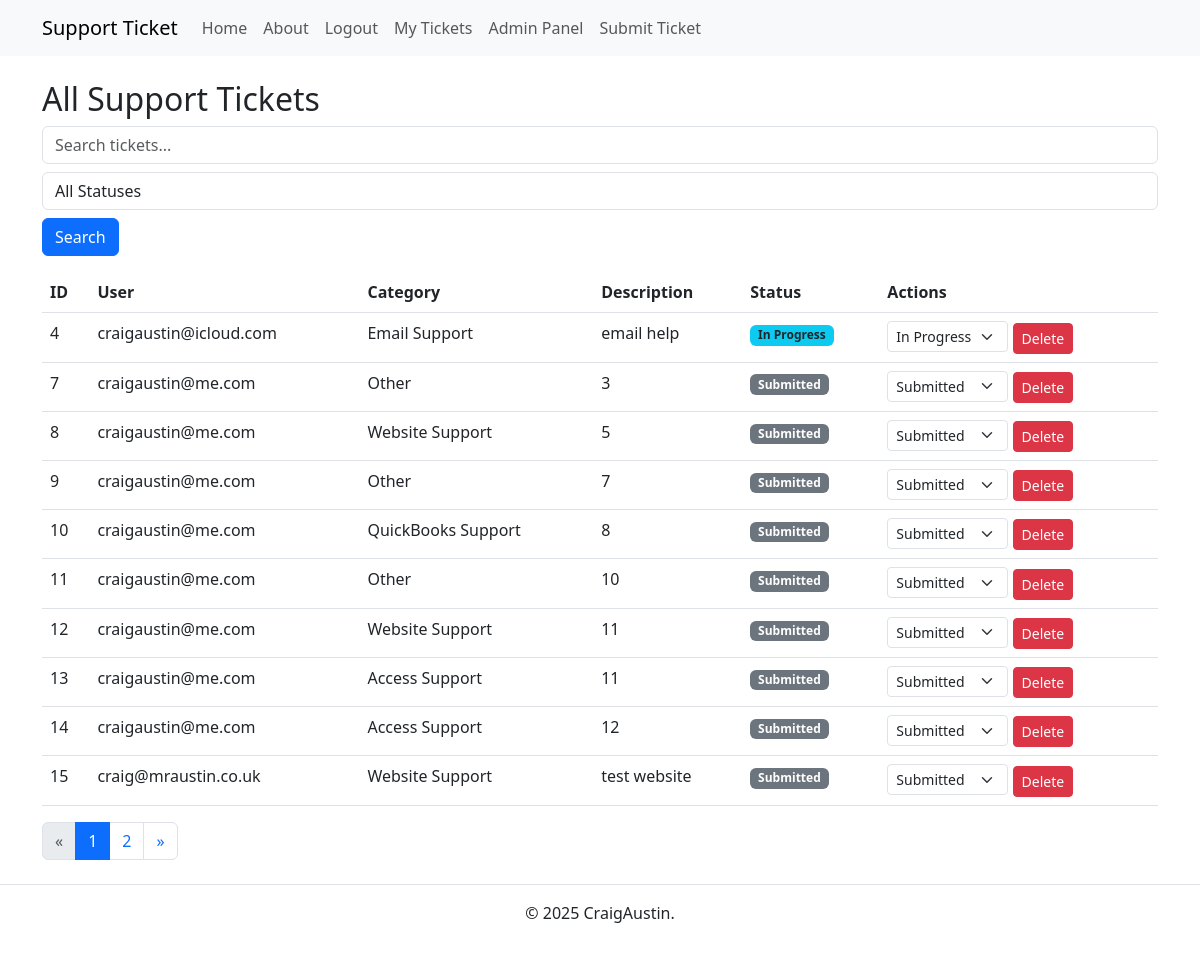
Before: /admin/tickets (signed in) with the older database file.
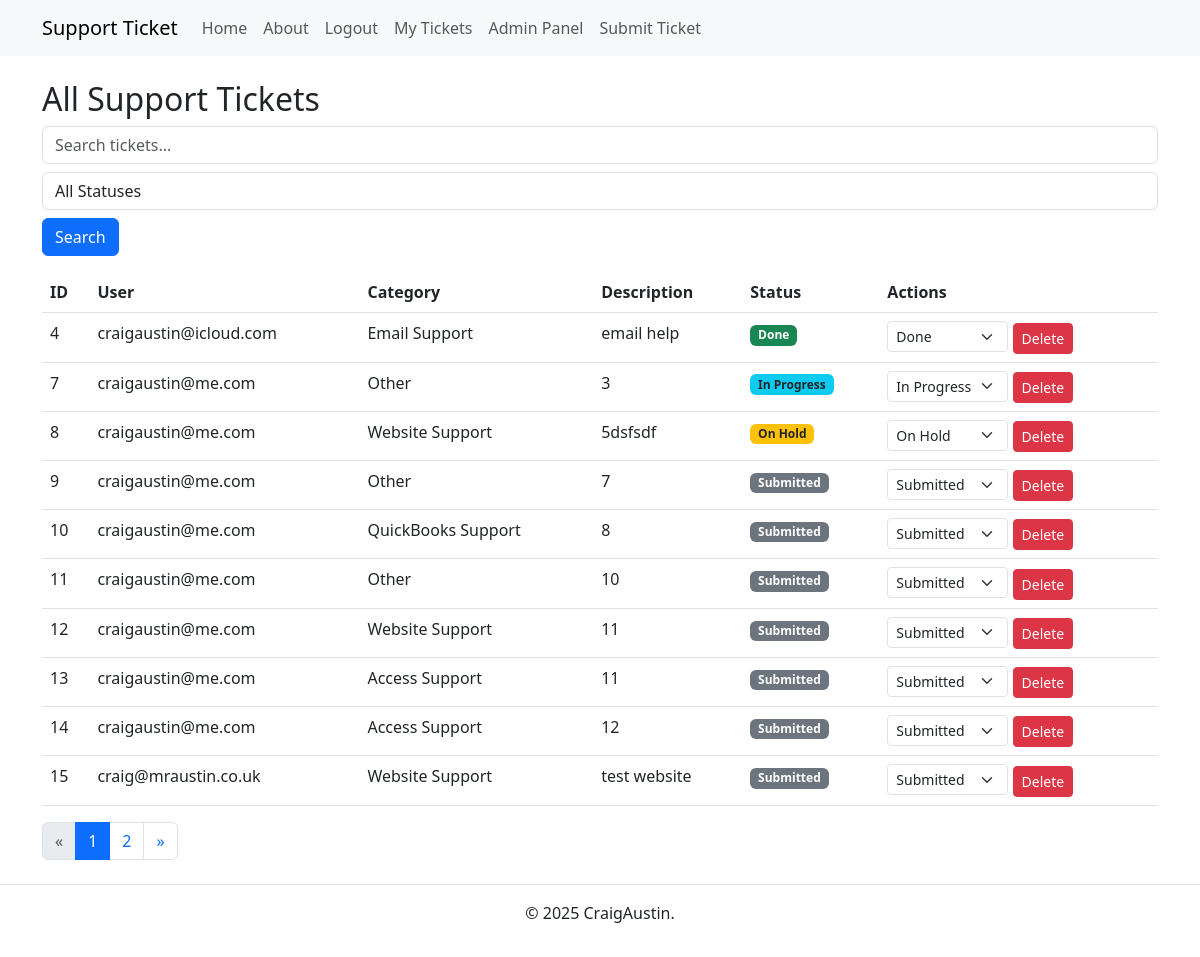
After: the same page with the newer database file.
### app.py (models this page shows, shortened)
class Ticket(db.Model):
    id = db.Column(db.Integer, primary_key=True)
    user_id = db.Column(db.Integer, db.ForeignKey('user.id'), nullable=False)
    category = db.Column(db.String(100), nullable=False)
    description = db.Column(db.Text, nullable=False)
    status = db.Column(db.String(20), default='Submitted')
    user = db.relationship('User', backref=db.backref('tickets', lazy=True))

class User(db.Model, UserMixin):
    id = db.Column(db.Integer, primary_key=True)
    email = db.Column(db.String(150), unique=True, nullable=False)
    password_hash = db.Column(db.String(256), nullable=False)
    is_admin = db.Column(db.Boolean, default=False)

### app.py (the view)
@app.route('/admin/tickets', methods=['GET'])
@login_required
def admin_tickets():
    if not current_user.is_admin:
        flash("Access Denied: Admins only.", "danger")
        return redirect(url_for('index'))
    search_query = request.args.get('search', '')
    status_filter = request.args.get('status_filter', '')
    tickets_query = Ticket.query
    if search_query:
        tickets_query = tickets_query.filter(
            Ticket.category.ilike(f"%{search_query}%") |
            Ticket.description.ilike(f"%{search_query}%")
        )
    if status_filter:
        tickets_query = tickets_query.filter_by(status=status_filter)
    page, per_page, offset = get_page_args(page_parameter='page', per_page_parameter='per_page')
    per_page = 10
    total = tickets_query.count()
    tickets = tickets_query.offset(offset).limit(per_page).all()
    pagination = Pagination(page=page, per_page=per_page, total=total, css_framework='bootstrap4')
    return render_template('admin_tickets.html', tickets=tickets, pagination=pagination)

### app.py (called while the page is built)
@login_manager.user_loader
def load_user(user_id):
    return User.query.get(int(user_id))

### templates/admin_tickets.html (shortened to what this page needs)
{% extends 'base.html' %}
{% block content %}
<h2>All Support Tickets</h2>
{% if tickets %}
<form method="GET" action="{{ url_for('admin_tickets') }}" class="mb-3">
    <input type="text" name="search" placeholder="Search tickets..." class="form-control"
        value="{{ request.args.get('search', '') }}">
    <select name="status_filter" class="form-control mt-2">
        <option value="">All Statuses</option>
    </select>
    <button type="submit" class="btn btn-primary mt-2">Search</button>
</form>
<table class="table">
    <thead>
        <tr>
            <th>ID</th>
            <th>User</th>
            <th>Category</th>
            <th>Description</th>
            <th>Status</th>
            <th>Actions</th>
        </tr>
    </thead>
    <tbody>
        {% for ticket in tickets %}
        <tr>
            <td>{{ ticket.id }}</td>
            <td>{{ ticket.user.email }}</td>
            <td>{{ ticket.category }}</td>
            <td>{{ ticket.description }}</td>
            <td>
                {% if ticket.status == "Submitted" %}
                <span class="badge bg-secondary">Submitted</span>
                {% elif ticket.status == "In Progress" %}
                <span class="badge bg-info text-dark">In Progress</span>
                {% elif ticket.status == "On Hold" %}
                <span class="badge bg-warning text-dark">On Hold</span>
                {% elif ticket.status == "Done" %}
                <span class="badge bg-success">Done</span>
                {% else %}
                <span class="badge bg-light text-dark">{{ ticket.status }}</span>
                {% endif %}
            </td>
            <td>
                {% if current_user.is_admin %}
                <form action="{{ url_for('update_status', ticket_id=ticket.id) }}" method="POST" class="d-inline">
                    <select name="status" onchange="this.form.submit()"
                        class="form-select form-select-sm w-auto d-inline">
                        <option value="Submitted" {% if ticket.status=="Submitted" %}selected{% endif %}>Submitted
                        </option>
                        <option value="In Progress" {% if ticket.status=="In Progress" %}selected{% endif %}>In Progress
                        </option>
                        <option value="On Hold" {% if ticket.status=="On Hold" %}selected{% endif %}>On Hold</option>
                        <option value="Done" {% if ticket.status=="Done" %}selected{% endif %}>Done</option>
                    </select>
                </form>
                <form action="{{ url_for('delete_ticket', ticket_id=ticket.id) }}" method="POST" style="display:inline;"
                    onsubmit="return confirm('Are you sure you want to delete this ticket?');">
                    <button type="submit" class="btn btn-danger btn-sm">Delete</button>
                </form>
                {% endif %}
            </td>
        </tr>
        {% endfor %}
    </tbody>
</table>
<div class="pagination-container">
    {{ pagination.links }}
</div>
{% else %}
<p>No support tickets found.</p>
{% endif %}
{% endblock %}

### templates/base.html (shortened to what this page needs)
<!DOCTYPE html>
<html lang="en">
<head>
    <link rel="stylesheet" href="{{ url_for('static', filename='styles.css') }}">
    <link href="https://cdn.jsdelivr.net/npm/bootstrap@5.3.0/dist/css/bootstrap.min.css" rel="stylesheet">
</head>
<body>
    <nav class="navbar navbar-expand-lg navbar-light bg-light">
        <div class="container">
            <a class="navbar-brand" href="{{ url_for('index') }}">Support Ticket</a>
            <div class="collapse navbar-collapse" id="navbarNav">
                <ul class="navbar-nav">
                    <li class="nav-item">
                        <a class="nav-link" href="{{ url_for('index') }}">Home</a>
                    </li>
                    <li class="nav-item">
                        <a class="nav-link" href="{{ url_for('about') }}">About</a>
                    </li>
                    {% if current_user.is_authenticated %}
                    <li class="nav-item">
                        <a class="nav-link" href="{{ url_for('logout') }}">Logout</a>
                    </li>
                    <li class="nav-item">
                        <a class="nav-link" href="{{ url_for('view_tickets') }}">My Tickets</a>
                    </li>
                    {% if current_user.is_admin %}
                    <li class="nav-item">
                        <a class="nav-link" href="{{ url_for('admin_tickets') }}">Admin Panel</a>
                    </li>
                    {% endif %}
                    <li class="nav-item">
                        <a class="nav-link" href="{{ url_for('submit_ticket') }}">Submit Ticket</a>
                    </li>
                    {% endif %}
                </ul>
            </div>
        </div>
    </nav>
    <div class="container mt-4">
        {% block content %}{% endblock %}
    </div>
    <footer class="text-center mt-4 py-3 border-top">
        <p>&copy; 2025 CraigAustin.</p>
    </footer>
</body>
</html>

### static/styles.css (style rules this page uses)
*, *::before, *::after { box-sizing: border-box; }
* { margin: 0; }
body { line-height: 1.5; -webkit-font-smoothing: antialiased; }
input, button, textarea, select { font: inherit; }
p, h1, h2, h3, h4, h5, h6 { overflow-wrap: break-word; }
p { text-wrap: pretty; }
h1, h2, h3, h4, h5, h6 { text-wrap: balance; }

Changed rows visible on the page:
changed Ticket "Email Support": status "In Progress" → "Done"
changed Ticket id 7: status "Submitted" → "In Progress"
changed Ticket id 8: description "5" → "5dsfsdf"; status "Submitted" → "On Hold"
